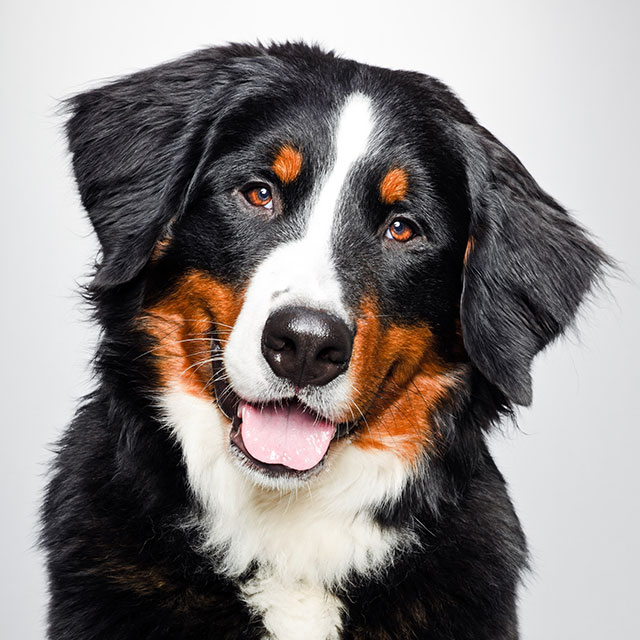
#> input picture dog.jpg, 640 x 640 px
$ python cartoon.py
#> lines starting #> are read from the running program, lines starting #| are printed output that depends on the picture; after the words box and inside, x2 and y2 are one past the last pixel; in counts of white or black regions, pixels touching at a corner belong together
from cv2 import cv2
import numpy as np

# Carrega Imagem #
img = cv2.imread(r'dog.jpg')
#> img is the input picture: shape (640, 640, 3); mean B, G, R 132.9, 134.2, 139.9

# Passa parâmetros para a Lib #
gray = cv2.cvtColor(img, cv2.COLOR_BGR2GRAY)
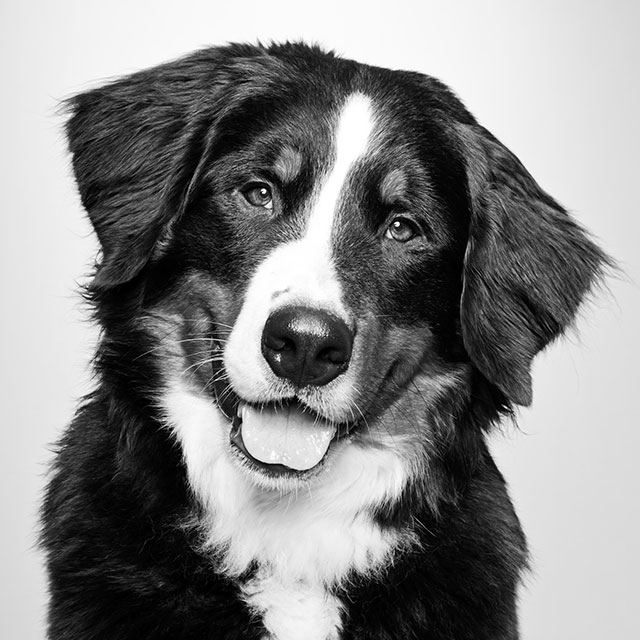
#> gray: shape (640, 640); min 0, max 255, mean 135.7
gray = cv2.medianBlur(gray, 5)
edges = cv2.adaptiveThreshold(gray, 255, cv2.ADAPTIVE_THRESH_MEAN_C, cv2.THRESH_BINARY, 9, 9)
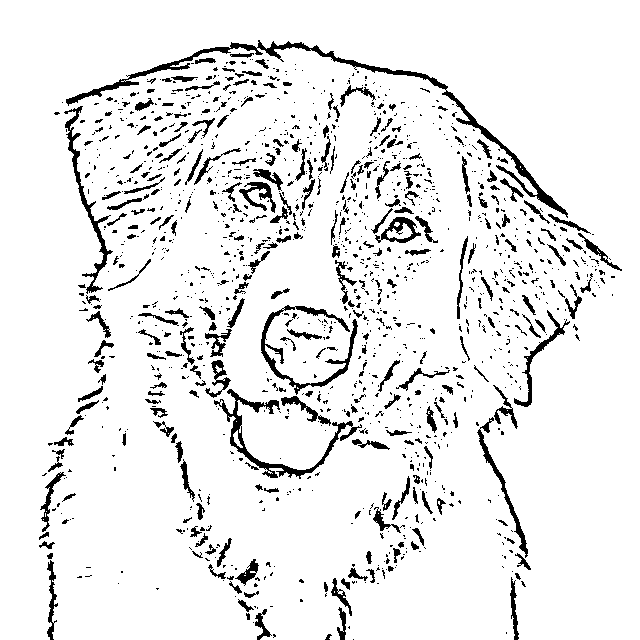
#> edges: shape (640, 640); 91.8% white; 1355 black regions (1068 under 20 px), largest, box (x1, y1, x2, y2) and area: (66, 40, 568, 218) 3220, (214, 389, 362, 479) 1625, (261, 305, 358, 395) 1332

# Cartooniza a Imagem #
color = cv2.bilateralFilter(img, 9, 250, 250)
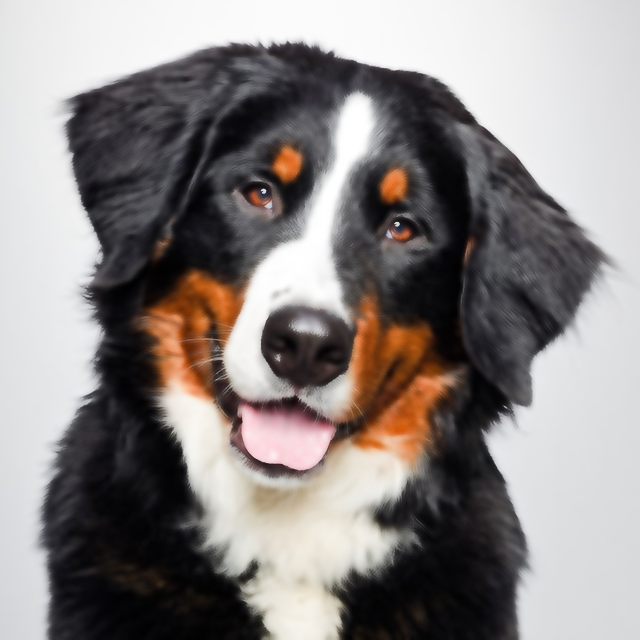
#> color: shape (640, 640, 3); mean B, G, R 132.8, 134.2, 139.8
cartoon = cv2.bitwise_and(color, color, mask=edges)
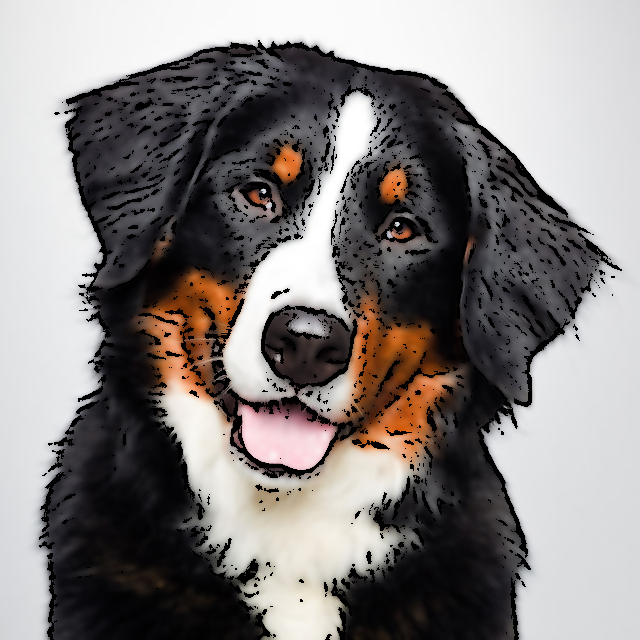
#> cartoon: shape (640, 640, 3); mean B, G, R 127.3, 128.5, 133.4

# Mostra Imagens #
cv2.imshow("Image", img)
cv2.imshow("edges", edges)
cv2.imshow("Cartoon", cartoon)
cv2.waitKey(0)
cv2.destroyAllWindows()
